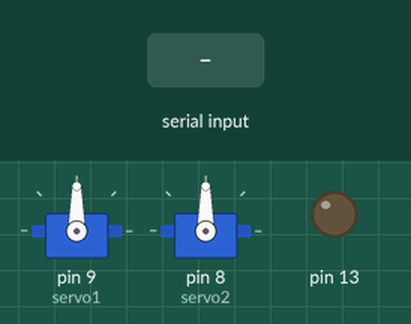
The sketch below on a simulated Arduino Uno, built with avr-gcc and run on an emulated ATmega328P. Parts: 2 × servo, output pins drawn as LEDs (lit = HIGH). The inputs (shaded band) are chosen by the test bench. What the sketch prints to the serial monitor is not drawn.

Above: at 1.2 s.
1.3 s: "s90\n" received over Serial
At 2.5 s:
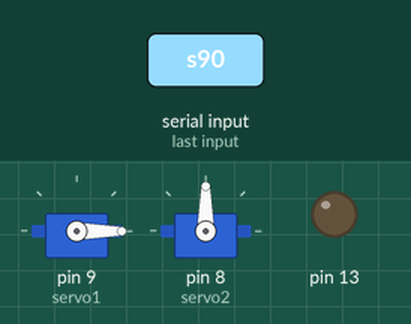
2.8 s: "s,45\n" received over Serial
At 3.8 s:
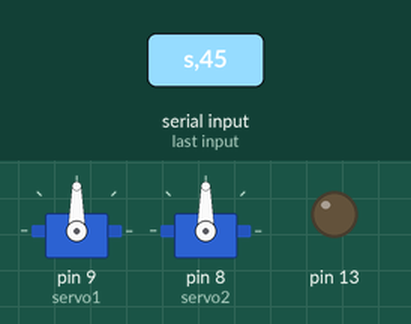
4.3 s: "w90\n" received over Serial
At 5.0 s:
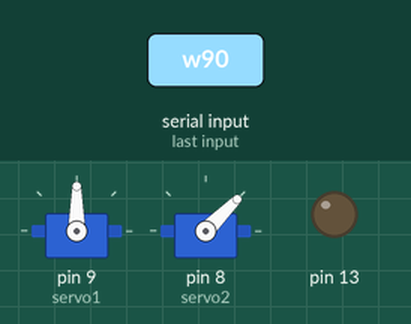
5.8 s: "w,45\n" received over Serial
At 6.1 s:
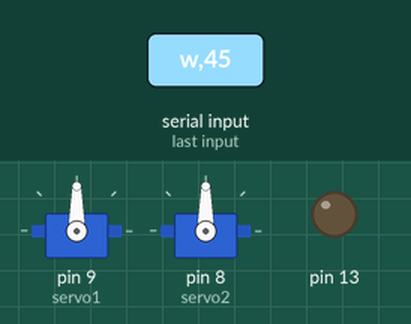
7.3 s: "s" received over Serial
At 8.4 s:
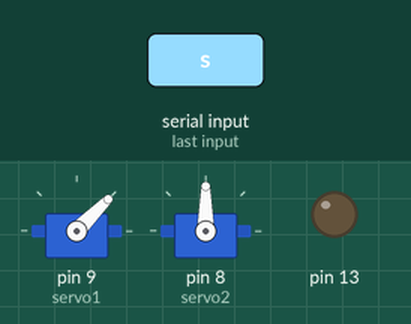
8.8 s: "w" received over Serial
At 9.6 s:
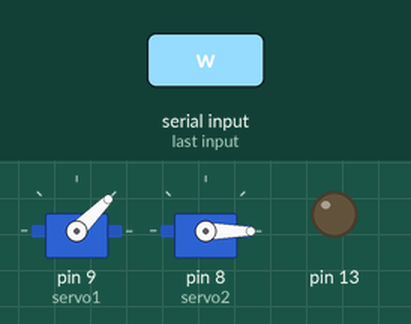
Timing chart, 0 to 11.3 s (numbered marks = the images above; inputs shaded):
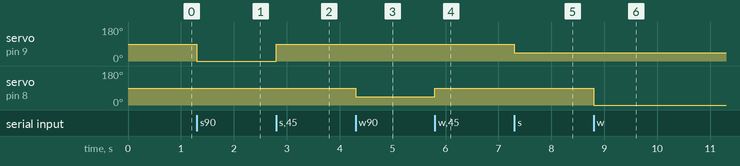

Measured:
- after the input at 1.3 s, servo on pin 9 (servo1): 90° → 0° at once
- after the input at 2.8 s, servo on pin 9 (servo1): 0° → 90° at once
- after the input at 4.3 s, servo on pin 8 (servo2): 90° → 45° at once
- after the input at 5.8 s, servo on pin 8 (servo2): 45° → 90° at once
- after the input at 7.3 s, servo on pin 9 (servo1): 90° → 45° at once
- after the input at 8.8 s, servo on pin 8 (servo2): 90° → 0° at once

The sketch:

ServoAppArduino.ino
```cpp
#include <Servo.h>

Servo servo1; Servo servo2;


void setup() {

  pinMode(1,OUTPUT);
  servo1.attach(9); // PWM pin 9

  servo2.attach(8); // PWM pin 8
  Serial.begin(19200); //Serial com baud-rate.
  Serial.println("Ready");

  //Init LED. Off by default. Use this to controll the laser on/off. (Pin 13 is the on-board LED of the Arduino)
  pinMode(13, OUTPUT);
  digitalWrite(13, LOW);
}

void loop() {

  static int v = 0;

  if ( Serial.available()) {
    char ch = Serial.read();

    switch(ch) {
      case '0'...'9':
        v = v * 10 + ch - '0';
        break;
      case 's':
        servo1.write(v);
        v = 0;
        break;
      case 'w':
        servo2.write(v);
        v = 0;
        break;
      case 'on':
        digitalWrite(13, HIGH);    // set the LED on
        v = 0;
        break;
      case 'off':
        digitalWrite(13, LOW);    // set the LED off
        v = 0;
        break;
    }
  }

//  Servo::refresh();

}
```
